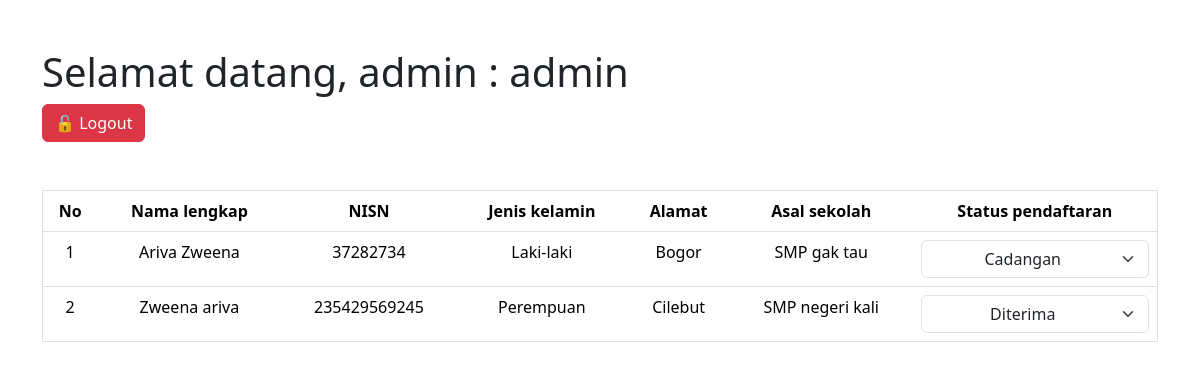
The page /dashboard-admin.php (signed in) on the database its author committed.
### tables this page shows
CREATE TABLE `pendaftaran_siswa` (
  `id` int(11) NOT NULL,
  `username` varchar(20) NOT NULL,
  `nama_lengkap` varchar(50) NOT NULL,
  `nisn` varchar(30) NOT NULL,
  `jk` varchar(20) NOT NULL,
  `alamat` text NOT NULL,
  `sekolah_asal` varchar(50) NOT NULL,
  `created_at` timestamp NOT NULL DEFAULT current_timestamp(),
  `status_pendaftaran` enum('Diterima','Cadangan','Tidak Diterima') NOT NULL DEFAULT 'Cadangan'
);

### dashboard-admin.php (the view, shortened to what this page needs)
<?php
    include "config.php";
?>
<!DOCTYPE html>
<html lang="en">
<head>
    <link href="https://cdn.jsdelivr.net/npm/bootstrap@5.3.3/dist/css/bootstrap.min.css" rel="stylesheet">
</head>
<body>
    <div class="container mt-5">
        <h1>Selamat datang, admin : <?= $_SESSION['username']?></h1>
        <div class="d-flex gap-3 mb-4 mt-2">
            <a href="logout.php" class="btn btn-danger">🔓 Logout</a>
        </div>
    </div>
    <div class="container mt-5">
        <table class="table border text-center">
    <thead>
        <tr>
        <th scope="col">No</th>
        <th scope="col">Nama lengkap</th>
        <th scope="col">NISN</th>
        <th scope="col">Jenis kelamin</th>
        <th scope="col">Alamat</th>
        <th scope="col">Asal sekolah</th>
        <th scope="col">Status pendaftaran</th>
        </tr>
    </thead>
    <tbody>
        <?php
        $sql = "SELECT * FROM pendaftaran_siswa";
        $query = mysqli_query($koneksi, $sql);
        $no = 1;
        while($data = mysqli_fetch_array($query)){
            echo "<tr>";
            echo "<td>".$no++."</td>";
            echo "<td>".$data['nama_lengkap']."</td>";
            echo "<td>".$data['nisn']."</td>";
            echo "<td>".$data['jk']."</td>";
            echo "<td>".$data['alamat']."</td>";
            echo "<td>".$data['sekolah_asal']."</td>";
            echo "<td>";
            echo "<select class='form-select status-dropdown text-center' data-id='".$data['id']."' data-name='".$data['nama_lengkap']."'>";
            $statuses = ['Diterima', 'Cadangan', 'Tidak Diterima'];
            foreach($statuses as $status) {
                $selected = ($data['status_pendaftaran'] == $status) ? 'selected' : '';
                echo "<option value='$status' $selected>$status</option>";
            }
            echo "</select>";
            echo "</td>";
            echo "</tr>";
        }
        ?>
    </tbody>
    </table>
    </div>
</body>
</html>

### rows shown on the page
pendaftaran_siswa: nama_lengkap "Ariva Zweena", nisn "37282734", jk "Laki-laki", alamat "Bogor", sekolah_asal "SMP gak tau", id+nama_lengkap "Cadangan"
pendaftaran_siswa: nama_lengkap "Zweena ariva", nisn "235429569245", jk "Perempuan", alamat "Cilebut", sekolah_asal "SMP negeri kali", id+nama_lengkap "Diterima"

### other values the page prints
$_SESSION['username'] "admin"
